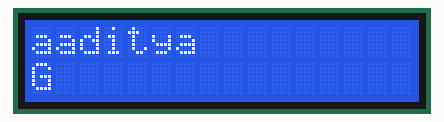
Recording of a sketch running on a simulated Arduino Uno, built with avr-gcc and run on an emulated ATmega328P. Parts: 16×2 character LCD.

Above: at 0.1 s.
At 1.1 s:
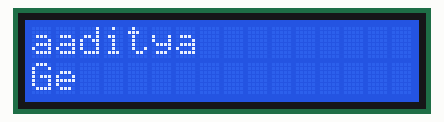
At 2.1 s:
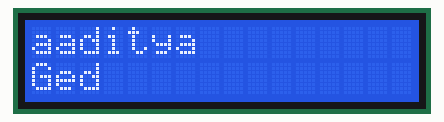
At 5.1 s:
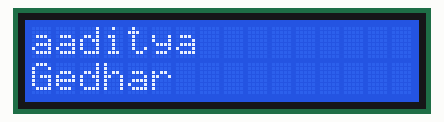
At 8.1 s:
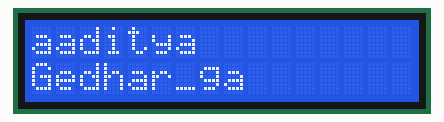
At 11.1 s:
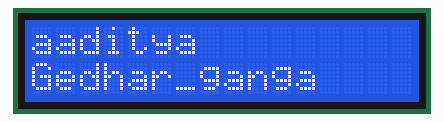

Measured:
- what the display in image 1 shows lasts 1.0 s, from 1.1 s to 2.1 s

The sketch:

esehe.ino
```cpp
#include <LiquidCrystal.h>
LiquidCrystal lcd(10,9,5,4,3,2);
int counter = 0;
String s = "Gedhar_ganga";

void setup() {
  lcd.begin(16,2);
  lcd.setCursor(0,0);
  lcd.print("aaditya");

}

void loop() {
  int c = s.length();
  for(counter =0;counter<c;counter++)
  {
   lcd.setCursor(counter,1);
   //lcd.print("               ");
    lcd.print(s[counter]);
    delay(1000);
  }
}
```
